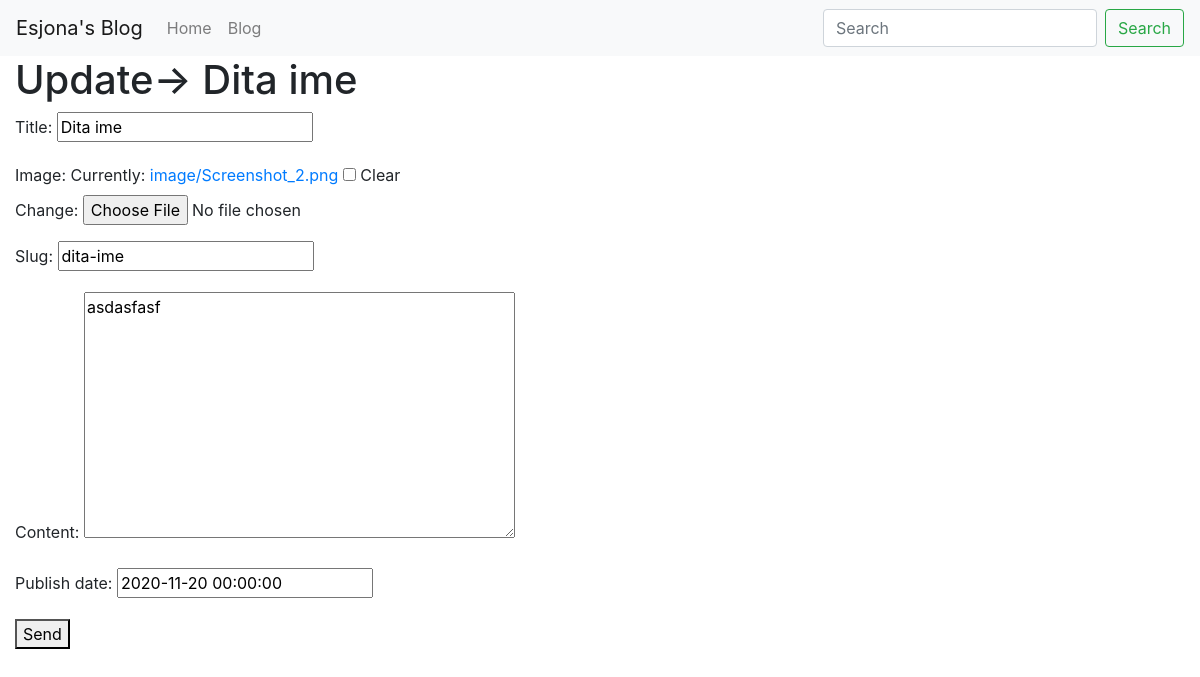
Page /blog/dita-ime/edit (signed in) on the committed database.
### blog/models.py (models this page shows, shortened)
class BlogPost(
    models.Model
):  # blogpost_set gives us the quesryset of all posts from the user
    user = models.ForeignKey(User, default=1, null=True, on_delete=models.SET_NULL)
    image = models.ImageField(upload_to="image/", blank=True, null=True)
    title = models.CharField(max_length=120)
    slug = models.SlugField(unique=True)
    content = models.TextField(null=True, blank=True)
    publish_date = models.DateTimeField(
        auto_now=False, auto_now_add=False, null=True, blank=True
    )
    time_stamp = models.DateTimeField(auto_now_add=True)
    updated = models.DateTimeField(auto_now=True)
    objects = BlogPostManager()

### blog/views.py (the view)
# urls.py: path("<str:slug>/edit", blog_post_update_view),
@staff_member_required()
def blog_post_update_view(request, slug):
    obj = get_object_or_404(BlogPost, slug=slug)
    form = BlogPostModelForm(request.POST or None, instance=obj)
    if form.is_valid():
        form.save()
    template_name = "form.html"
    context = {"form": form, "title": f"Update-> {obj.title}"}
    return render(request, template_name, context)

### blog/forms.py (shortened to what this page needs)
class BlogPostModelForm(forms.ModelForm):
    class Meta:
        model = BlogPost
        fields = ["title", "image", "slug", "content", "publish_date"]

### blog/models.py (called while the page is built)
    def get_queryset(self):
        return BlogPostQuerySet(self.model, using=self.db)

### templates/form.html
{% extends 'base.html' %}
{% block content %}
{% if title %}
<h1>{{ title }}</h1>
{% endif %}
<form method="POST" action='' enctype='multipart/form-data'> {% csrf_token %}
    {{ form.as_p }}
    <button type="submit">Send</button>
</form>
{% endblock %}

### rows in the picture
BlogPost: title "Dita ime", slug "dita-ime", content "asdasfasf", publish_date "2020-11-20 00:00:00"

### other values in the picture
{{ title }} "Update-> Dita ime"
